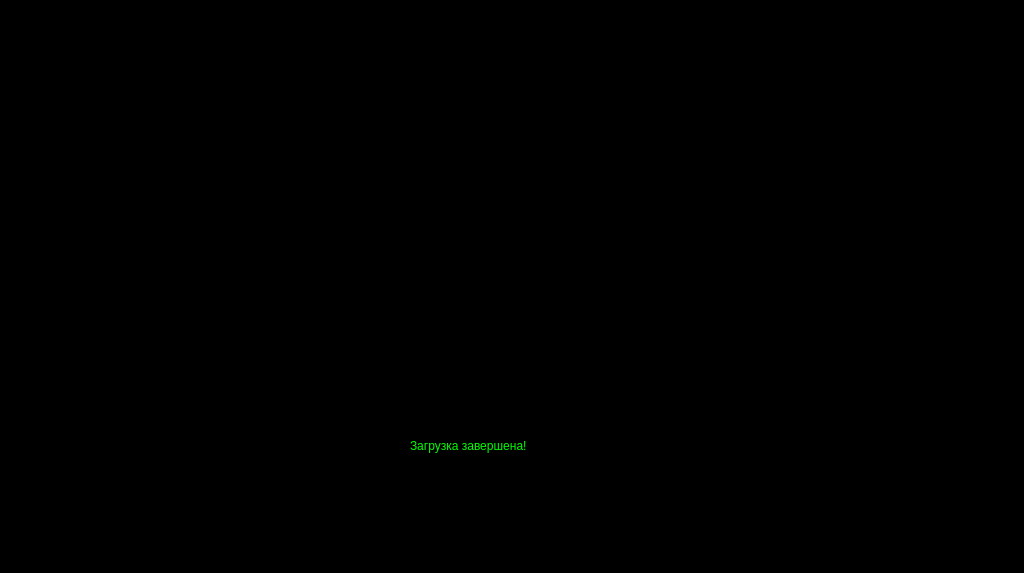
<?xml version="1.0" encoding="UTF-8"?>
<ui version="4.0">
 <class>Dialog</class>
 <widget class="QDialog" name="Dialog">
  <property name="geometry">
   <rect>
    <x>0</x>
    <y>0</y>
    <width>1024</width>
    <height>573</height>
   </rect>
  </property>
  <property name="windowTitle">
   <string>Dialog</string>
  </property>
  <property name="styleSheet">
   <string notr="true">background-color: rgb(0, 0, 0);</string>
  </property>
  <widget class="QLabel" name="label">
   <property name="geometry">
    <rect>
     <x>410</x>
     <y>430</y>
     <width>231</width>
     <height>31</height>
    </rect>
   </property>
   <property name="styleSheet">
    <string notr="true">color: rgb(0, 255, 0);
font: 14pt &quot;GOST type A&quot;;</string>
   </property>
   <property name="text">
    <string>Загрузка завершена!</string>
   </property>
  </widget>
  <widget class="QLabel" name="label_2">
   <property name="geometry">
    <rect>
     <x>160</x>
     <y>60</y>
     <width>700</width>
     <height>350</height>
    </rect>
   </property>
   <property name="text">
    <string/>
   </property>
   <property name="pixmap">
    <pixmap>D:/Documents/Выборка/Без дефектов/Б1.png</pixmap>
   </property>
   <property name="scaledContents">
    <bool>true</bool>
   </property>
  </widget>
 </widget>
 <resources/>
 <connections/>
</ui>
